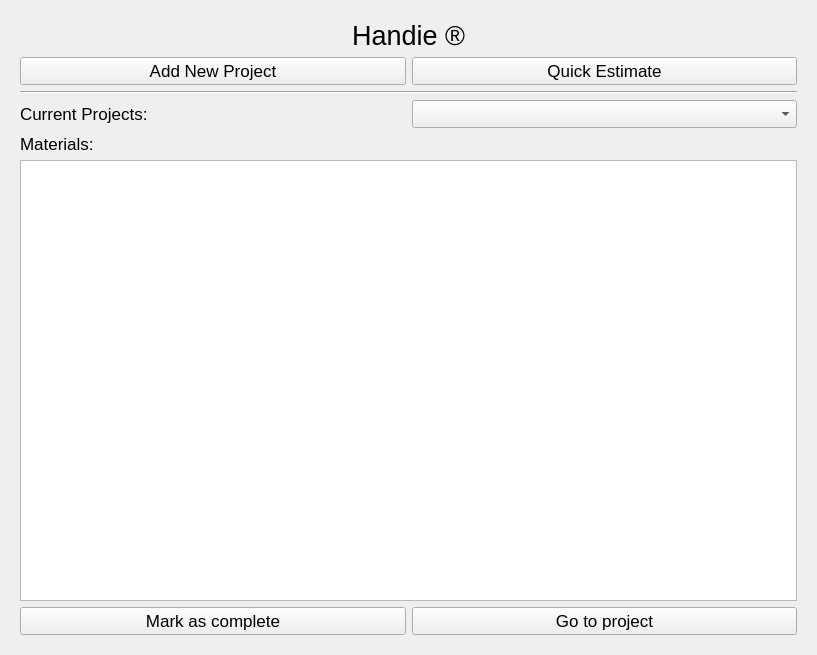
<?xml version="1.0" encoding="UTF-8"?>
<ui version="4.0">
 <class>Form</class>
 <widget class="QWidget" name="Form">
  <property name="geometry">
   <rect>
    <x>0</x>
    <y>0</y>
    <width>817</width>
    <height>655</height>
   </rect>
  </property>
  <property name="font">
   <font>
    <pointsize>13</pointsize>
   </font>
  </property>
  <property name="windowTitle">
   <string>Add New Project</string>
  </property>
  <layout class="QVBoxLayout" name="verticalLayout">
   <item>
    <widget class="QStackedWidget" name="stackedWidget">
     <property name="enabled">
      <bool>true</bool>
     </property>
     <property name="autoFillBackground">
      <bool>false</bool>
     </property>
     <property name="frameShape">
      <enum>QFrame::NoFrame</enum>
     </property>
     <property name="currentIndex">
      <number>0</number>
     </property>
     <widget class="QWidget" name="page">
      <layout class="QVBoxLayout" name="verticalLayout_7">
       <item alignment="Qt::AlignHCenter">
        <widget class="QLabel" name="label_37">
         <property name="font">
          <font>
           <pointsize>20</pointsize>
           <italic>false</italic>
           <bold>false</bold>
           <underline>false</underline>
           <strikeout>false</strikeout>
          </font>
         </property>
         <property name="text">
          <string>Handie ®</string>
         </property>
         <property name="alignment">
          <set>Qt::AlignCenter</set>
         </property>
        </widget>
       </item>
       <item>
        <layout class="QHBoxLayout" name="horizontalLayout_8">
         <item>
          <widget class="QPushButton" name="addNewProjectButton">
           <property name="text">
            <string>Add New Project</string>
           </property>
          </widget>
         </item>
         <item>
          <widget class="QPushButton" name="pushButton_3">
           <property name="text">
            <string>Quick Estimate</string>
           </property>
          </widget>
         </item>
        </layout>
       </item>
       <item>
        <widget class="Line" name="line_4">
         <property name="orientation">
          <enum>Qt::Horizontal</enum>
         </property>
        </widget>
       </item>
       <item>
        <layout class="QHBoxLayout" name="horizontalLayout_9">
         <item>
          <widget class="QLabel" name="label_38">
           <property name="text">
            <string>Current Projects:</string>
           </property>
          </widget>
         </item>
         <item>
          <widget class="QComboBox" name="comboBox"/>
         </item>
        </layout>
       </item>
       <item>
        <widget class="QLabel" name="label_39">
         <property name="text">
          <string>Materials:</string>
         </property>
        </widget>
       </item>
       <item>
        <widget class="QTableView" name="tableView"/>
       </item>
       <item>
        <layout class="QHBoxLayout" name="horizontalLayout_10">
         <item>
          <widget class="QPushButton" name="markCompleteButton">
           <property name="text">
            <string>Mark as complete</string>
           </property>
          </widget>
         </item>
         <item>
          <widget class="QPushButton" name="goProjectButton">
           <property name="text">
            <string>Go to project</string>
           </property>
          </widget>
         </item>
        </layout>
       </item>
      </layout>
     </widget>
     <widget class="QWidget" name="page_initial">
      <layout class="QVBoxLayout" name="verticalLayout_3">
       <item>
        <spacer name="verticalSpacer">
         <property name="orientation">
          <enum>Qt::Vertical</enum>
         </property>
         <property name="sizeHint" stdset="0">
          <size>
           <width>20</width>
           <height>40</height>
          </size>
         </property>
        </spacer>
       </item>
       <item>
        <spacer name="verticalSpacer_4">
         <property name="orientation">
          <enum>Qt::Vertical</enum>
         </property>
         <property name="sizeHint" stdset="0">
          <size>
           <width>20</width>
           <height>40</height>
          </size>
         </property>
        </spacer>
       </item>
       <item>
        <widget class="QPushButton" name="newCustomerButton">
         <property name="focusPolicy">
          <enum>Qt::TabFocus</enum>
         </property>
         <property name="text">
          <string>New Customer</string>
         </property>
        </widget>
       </item>
       <item>
        <spacer name="verticalSpacer_3">
         <property name="orientation">
          <enum>Qt::Vertical</enum>
         </property>
         <property name="sizeHint" stdset="0">
          <size>
           <width>20</width>
           <height>40</height>
          </size>
         </property>
        </spacer>
       </item>
       <item>
        <widget class="QPushButton" name="existingCustomerButton">
         <property name="text">
          <string>Existing Customer</string>
         </property>
        </widget>
       </item>
       <item>
        <spacer name="verticalSpacer_5">
         <property name="orientation">
          <enum>Qt::Vertical</enum>
         </property>
         <property name="sizeHint" stdset="0">
          <size>
           <width>20</width>
           <height>40</height>
          </size>
         </property>
        </spacer>
       </item>
       <item>
        <spacer name="verticalSpacer_2">
         <property name="orientation">
          <enum>Qt::Vertical</enum>
         </property>
         <property name="sizeHint" stdset="0">
          <size>
           <width>20</width>
           <height>40</height>
          </size>
         </property>
        </spacer>
       </item>
      </layout>
     </widget>
     <widget class="QWidget" name="page_2">
      <layout class="QVBoxLayout" name="verticalLayout_6">
       <item>
        <widget class="QStackedWidget" name="stackedWidget_3">
         <property name="enabled">
          <bool>true</bool>
         </property>
         <property name="sizePolicy">
          <sizepolicy hsizetype="Preferred" vsizetype="Maximum">
           <horstretch>0</horstretch>
           <verstretch>0</verstretch>
          </sizepolicy>
         </property>
         <property name="maximumSize">
          <size>
           <width>16777215</width>
           <height>16777215</height>
          </size>
         </property>
         <property name="layoutDirection">
          <enum>Qt::LeftToRight</enum>
         </property>
         <property name="autoFillBackground">
          <bool>false</bool>
         </property>
         <property name="currentIndex">
          <number>0</number>
         </property>
         <widget class="QWidget" name="page_8">
          <layout class="QVBoxLayout" name="verticalLayout_14">
           <item>
            <layout class="QHBoxLayout" name="horizontalLayout_7">
             <item>
              <widget class="QLabel" name="label_36">
               <property name="text">
                <string>Customer:</string>
               </property>
               <property name="scaledContents">
                <bool>false</bool>
               </property>
               <property name="wordWrap">
                <bool>false</bool>
               </property>
               <property name="indent">
                <number>-1</number>
               </property>
              </widget>
             </item>
             <item>
              <widget class="QComboBox" name="customerNameComboBox"/>
             </item>
            </layout>
           </item>
          </layout>
         </widget>
         <widget class="QWidget" name="page_9">
          <layout class="QGridLayout" name="gridLayout">
           <item row="0" column="0">
            <layout class="QGridLayout" name="gridLayout_7" rowstretch="0,0,0,0" columnstretch="0,0,0,0">
             <property name="sizeConstraint">
              <enum>QLayout::SetNoConstraint</enum>
             </property>
             <property name="leftMargin">
              <number>0</number>
             </property>
             <property name="topMargin">
              <number>0</number>
             </property>
             <property name="spacing">
              <number>-1</number>
             </property>
             <item row="0" column="3">
              <widget class="QLineEdit" name="lastNamelineEdit"/>
             </item>
             <item row="1" column="0">
              <widget class="QLabel" name="label_21">
               <property name="text">
                <string>Phone #</string>
               </property>
              </widget>
             </item>
             <item row="2" column="3">
              <widget class="QLineEdit" name="zipLineEdit"/>
             </item>
             <item row="2" column="0">
              <widget class="QLabel" name="label_22">
               <property name="text">
                <string>City</string>
               </property>
              </widget>
             </item>
             <item row="0" column="1">
              <widget class="QLineEdit" name="firstNamelineEdit"/>
             </item>
             <item row="1" column="1">
              <widget class="QLineEdit" name="phoneLineEdit"/>
             </item>
             <item row="1" column="2">
              <widget class="QLabel" name="label_23">
               <property name="text">
                <string>Address</string>
               </property>
              </widget>
             </item>
             <item row="2" column="2">
              <widget class="QLabel" name="label_24">
               <property name="text">
                <string>Zip Code</string>
               </property>
              </widget>
             </item>
             <item row="2" column="1">
              <widget class="QLineEdit" name="cityLineEdit"/>
             </item>
             <item row="0" column="2">
              <widget class="QLabel" name="label_25">
               <property name="text">
                <string>Last Name*</string>
               </property>
              </widget>
             </item>
             <item row="1" column="3">
              <widget class="QLineEdit" name="addressLineEdit"/>
             </item>
             <item row="0" column="0">
              <widget class="QLabel" name="label_26">
               <property name="text">
                <string>First Name*</string>
               </property>
              </widget>
             </item>
             <item row="3" column="0">
              <widget class="QLabel" name="label_27">
               <property name="text">
                <string>Email</string>
               </property>
              </widget>
             </item>
             <item row="3" column="2">
              <widget class="QLabel" name="label_28">
               <property name="text">
                <string>Company</string>
               </property>
              </widget>
             </item>
             <item row="3" column="1">
              <widget class="QLineEdit" name="emailLineEdit"/>
             </item>
             <item row="3" column="3">
              <widget class="QLineEdit" name="companyLineEdit"/>
             </item>
            </layout>
           </item>
          </layout>
         </widget>
        </widget>
       </item>
       <item>
        <widget class="Line" name="line_3">
         <property name="orientation">
          <enum>Qt::Horizontal</enum>
         </property>
        </widget>
       </item>
       <item>
        <widget class="QLabel" name="label_33">
         <property name="acceptDrops">
          <bool>false</bool>
         </property>
         <property name="text">
          <string>Project:</string>
         </property>
        </widget>
       </item>
       <item>
        <layout class="QGridLayout" name="gridLayout_10">
         <item row="2" column="1">
          <widget class="QDateEdit" name="begginingDateDateEdit"/>
         </item>
         <item row="3" column="1">
          <widget class="QDateEdit" name="endDateDateEdit"/>
         </item>
         <item row="0" column="0">
          <widget class="QLabel" name="nameLabel_4">
           <property name="text">
            <string>Project Name*</string>
           </property>
          </widget>
         </item>
         <item row="2" column="0">
          <widget class="QLabel" name="begginingDateLabel">
           <property name="text">
            <string>Beggining Date</string>
           </property>
          </widget>
         </item>
         <item row="0" column="1">
          <widget class="QLineEdit" name="projectNameLineEdit"/>
         </item>
         <item row="3" column="0">
          <widget class="QLabel" name="endDateLabel">
           <property name="text">
            <string>End Date</string>
           </property>
          </widget>
         </item>
         <item row="1" column="1">
          <widget class="QCheckBox" name="addressCheckBox">
           <property name="text">
            <string>Same as customer address</string>
           </property>
          </widget>
         </item>
        </layout>
       </item>
       <item>
        <widget class="QLabel" name="label_34">
         <property name="text">
          <string>Construction Area:</string>
         </property>
        </widget>
       </item>
       <item>
        <layout class="QGridLayout" name="gridLayout_11">
         <item row="1" column="0">
          <widget class="QCheckBox" name="kitchenCheck">
           <property name="text">
            <string>Kitchen</string>
           </property>
          </widget>
         </item>
         <item row="4" column="0">
          <widget class="QCheckBox" name="otherCheck">
           <property name="text">
            <string>Other</string>
           </property>
          </widget>
         </item>
         <item row="1" column="3">
          <widget class="QCheckBox" name="multipleRoomCheck">
           <property name="text">
            <string>Multiple Room</string>
           </property>
          </widget>
         </item>
         <item row="1" column="1">
          <widget class="QCheckBox" name="bathroomCheck">
           <property name="text">
            <string>Bathroom</string>
           </property>
          </widget>
         </item>
         <item row="1" column="6">
          <widget class="QCheckBox" name="additionCheck">
           <property name="text">
            <string>Addition</string>
           </property>
          </widget>
         </item>
         <item row="1" column="2">
          <widget class="QCheckBox" name="bedroomCheck">
           <property name="text">
            <string>Bedroom </string>
           </property>
          </widget>
         </item>
        </layout>
       </item>
       <item>
        <widget class="Line" name="line_6">
         <property name="orientation">
          <enum>Qt::Horizontal</enum>
         </property>
        </widget>
       </item>
       <item>
        <layout class="QHBoxLayout" name="horizontalLayout_5">
         <item>
          <widget class="QStackedWidget" name="constructionAreaStacked">
           <property name="frameShape">
            <enum>QFrame::NoFrame</enum>
           </property>
           <property name="frameShadow">
            <enum>QFrame::Plain</enum>
           </property>
           <property name="lineWidth">
            <number>0</number>
           </property>
           <property name="currentIndex">
            <number>1</number>
           </property>
           <widget class="QWidget" name="page_4">
            <layout class="QVBoxLayout" name="verticalLayout_4">
             <item>
              <widget class="QLabel" name="label_5">
               <property name="text">
                <string>No construction area selected</string>
               </property>
              </widget>
             </item>
             <item>
              <spacer name="verticalSpacer_6">
               <property name="orientation">
                <enum>Qt::Vertical</enum>
               </property>
               <property name="sizeHint" stdset="0">
                <size>
                 <width>20</width>
                 <height>40</height>
                </size>
               </property>
              </spacer>
             </item>
            </layout>
           </widget>
           <widget class="QWidget" name="page_5">
            <layout class="QHBoxLayout" name="horizontalLayout_12">
             <item>
              <layout class="QVBoxLayout" name="verticalLayout_5">
               <item>
                <widget class="QLabel" name="label_6">
                 <property name="text">
                  <string>Demolition:</string>
                 </property>
                </widget>
               </item>
               <item>
                <layout class="QHBoxLayout" name="horizontalLayout_3">
                 <item>
                  <widget class="QLineEdit" name="demoLineEdit"/>
                 </item>
                 <item>
                  <widget class="QPushButton" name="demoAddPushButton">
                   <property name="text">
                    <string>Add new</string>
                   </property>
                  </widget>
                 </item>
                </layout>
               </item>
               <item>
                <widget class="QListWidget" name="demoListWidget">
                 <property name="cursor" stdset="0">
                  <cursorShape>PointingHandCursor</cursorShape>
                 </property>
                 <property name="verticalScrollBarPolicy">
                  <enum>Qt::ScrollBarAlwaysOn</enum>
                 </property>
                </widget>
               </item>
              </layout>
             </item>
             <item>
              <widget class="Line" name="line_2">
               <property name="orientation">
                <enum>Qt::Vertical</enum>
               </property>
              </widget>
             </item>
             <item>
              <layout class="QVBoxLayout" name="verticalLayout_8">
               <item>
                <widget class="QLabel" name="label_7">
                 <property name="text">
                  <string>Rebuild:</string>
                 </property>
                </widget>
               </item>
               <item>
                <layout class="QHBoxLayout" name="horizontalLayout_4">
                 <item>
                  <widget class="QLineEdit" name="rebuildLineEdit"/>
                 </item>
                 <item>
                  <widget class="QPushButton" name="rebAddPushButton">
                   <property name="text">
                    <string>Add new</string>
                   </property>
                  </widget>
                 </item>
                </layout>
               </item>
               <item>
                <widget class="QListWidget" name="rebuildListWidget">
                 <property name="cursor" stdset="0">
                  <cursorShape>PointingHandCursor</cursorShape>
                 </property>
                </widget>
               </item>
              </layout>
             </item>
             <item>
              <widget class="Line" name="line_5">
               <property name="orientation">
                <enum>Qt::Vertical</enum>
               </property>
              </widget>
             </item>
             <item>
              <layout class="QVBoxLayout" name="verticalLayout_9">
               <item>
                <widget class="QLabel" name="label_8">
                 <property name="text">
                  <string>Cosmetic:</string>
                 </property>
                </widget>
               </item>
               <item>
                <layout class="QHBoxLayout" name="horizontalLayout_11">
                 <item>
                  <widget class="QLineEdit" name="cosmeticLineEdit"/>
                 </item>
                 <item>
                  <widget class="QPushButton" name="cosmeticAddPushButton">
                   <property name="text">
                    <string>Add new</string>
                   </property>
                  </widget>
                 </item>
                </layout>
               </item>
               <item>
                <widget class="QListWidget" name="cosmeticListWidget">
                 <property name="cursor" stdset="0">
                  <cursorShape>PointingHandCursor</cursorShape>
                 </property>
                </widget>
               </item>
              </layout>
             </item>
            </layout>
           </widget>
          </widget>
         </item>
        </layout>
       </item>
       <item>
        <layout class="QHBoxLayout" name="horizontalLayout_6">
         <item>
          <widget class="QPushButton" name="cancelButton">
           <property name="text">
            <string>Cancel</string>
           </property>
          </widget>
         </item>
         <item>
          <widget class="QPushButton" name="continueButton">
           <property name="text">
            <string>Continue</string>
           </property>
           <property name="autoDefault">
            <bool>false</bool>
           </property>
           <property name="default">
            <bool>true</bool>
           </property>
          </widget>
         </item>
        </layout>
       </item>
      </layout>
     </widget>
     <widget class="QWidget" name="page_3">
      <layout class="QVBoxLayout" name="verticalLayout_11">
       <item>
        <widget class="QLabel" name="label">
         <property name="font">
          <font>
           <pointsize>13</pointsize>
           <bold>false</bold>
          </font>
         </property>
         <property name="text">
          <string>New Material:</string>
         </property>
         <property name="alignment">
          <set>Qt::AlignLeading|Qt::AlignLeft|Qt::AlignVCenter</set>
         </property>
        </widget>
       </item>
       <item>
        <widget class="QWidget" name="widget" native="true">
         <property name="sizePolicy">
          <sizepolicy hsizetype="Preferred" vsizetype="Preferred">
           <horstretch>0</horstretch>
           <verstretch>0</verstretch>
          </sizepolicy>
         </property>
         <property name="maximumSize">
          <size>
           <width>16777215</width>
           <height>191</height>
          </size>
         </property>
         <layout class="QVBoxLayout" name="verticalLayout_10">
          <property name="leftMargin">
           <number>0</number>
          </property>
          <property name="topMargin">
           <number>0</number>
          </property>
          <property name="rightMargin">
           <number>0</number>
          </property>
          <property name="bottomMargin">
           <number>0</number>
          </property>
          <item>
           <layout class="QHBoxLayout" name="horizontalLayout">
            <item>
             <layout class="QGridLayout" name="gridLayout_2">
              <item row="0" column="0">
               <widget class="QLabel" name="label_2">
                <property name="text">
                 <string>Name:</string>
                </property>
               </widget>
              </item>
              <item row="0" column="1">
               <widget class="QLineEdit" name="materialLineEdit"/>
              </item>
              <item row="1" column="0">
               <widget class="QLabel" name="label_3">
                <property name="text">
                 <string>Quantity:</string>
                </property>
               </widget>
              </item>
              <item row="1" column="1">
               <widget class="QSpinBox" name="materialqtySpinBox">
                <property name="prefix">
                 <string notr="true"/>
                </property>
                <property name="maximum">
                 <number>10000</number>
                </property>
               </widget>
              </item>
              <item row="2" column="0">
               <widget class="QLabel" name="label_4">
                <property name="text">
                 <string>Price:</string>
                </property>
               </widget>
              </item>
              <item row="2" column="1">
               <widget class="QDoubleSpinBox" name="materialPriceSpinBox">
                <property name="prefix">
                 <string>$</string>
                </property>
                <property name="suffix">
                 <string/>
                </property>
                <property name="maximum">
                 <double>999999.989999999990687</double>
                </property>
                <property name="value">
                 <double>0.000000000000000</double>
                </property>
               </widget>
              </item>
             </layout>
            </item>
            <item>
             <layout class="QVBoxLayout" name="verticalLayout_2">
              <item>
               <widget class="QLabel" name="label_9">
                <property name="text">
                 <string>Description:</string>
                </property>
               </widget>
              </item>
              <item>
               <widget class="QLineEdit" name="materialDescLineEdit">
                <property name="sizePolicy">
                 <sizepolicy hsizetype="Expanding" vsizetype="MinimumExpanding">
                  <horstretch>0</horstretch>
                  <verstretch>0</verstretch>
                 </sizepolicy>
                </property>
                <property name="alignment">
                 <set>Qt::AlignLeading|Qt::AlignLeft|Qt::AlignTop</set>
                </property>
               </widget>
              </item>
             </layout>
            </item>
           </layout>
          </item>
          <item>
           <widget class="Line" name="line_7">
            <property name="orientation">
             <enum>Qt::Horizontal</enum>
            </property>
           </widget>
          </item>
          <item>
           <widget class="QPushButton" name="addMaterialPushButton">
            <property name="text">
             <string>Add Material</string>
            </property>
            <property name="default">
             <bool>false</bool>
            </property>
            <property name="flat">
             <bool>false</bool>
            </property>
           </widget>
          </item>
          <item>
           <layout class="QHBoxLayout" name="horizontalLayout_2">
            <item>
             <widget class="QLabel" name="label_10">
              <property name="text">
               <string>Search The Home Depot?</string>
              </property>
             </widget>
            </item>
            <item>
             <widget class="QPushButton" name="searchHDPushButton">
              <property name="text">
               <string>Search</string>
              </property>
             </widget>
            </item>
            <item>
             <spacer name="horizontalSpacer">
              <property name="orientation">
               <enum>Qt::Horizontal</enum>
              </property>
              <property name="sizeHint" stdset="0">
               <size>
                <width>40</width>
                <height>20</height>
               </size>
              </property>
             </spacer>
            </item>
           </layout>
          </item>
         </layout>
        </widget>
       </item>
       <item>
        <widget class="Line" name="line">
         <property name="orientation">
          <enum>Qt::Horizontal</enum>
         </property>
        </widget>
       </item>
       <item>
        <widget class="QLabel" name="label_12">
         <property name="text">
          <string>Added Materials:</string>
         </property>
        </widget>
       </item>
       <item>
        <widget class="QTableView" name="materialsTableView"/>
       </item>
       <item>
        <layout class="QHBoxLayout" name="horizontalLayout_13">
         <item>
          <widget class="QPushButton" name="backButton">
           <property name="text">
            <string>Back </string>
           </property>
          </widget>
         </item>
         <item>
          <widget class="QPushButton" name="finishAddMaterialButton">
           <property name="text">
            <string>Finish</string>
           </property>
           <property name="default">
            <bool>true</bool>
           </property>
          </widget>
         </item>
        </layout>
       </item>
      </layout>
     </widget>
    </widget>
   </item>
  </layout>
 </widget>
 <resources/>
 <connections/>
</ui>
